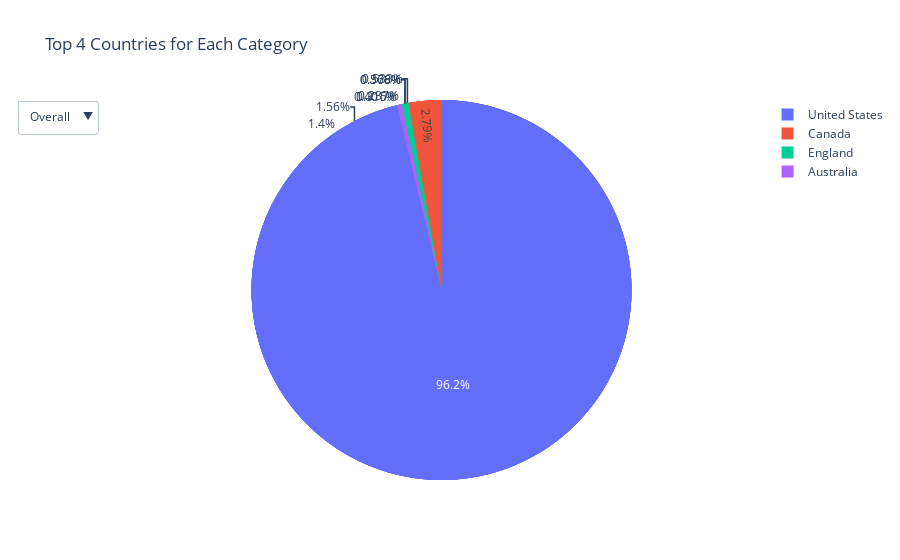

Here is the notebook cell this chart was saved with:
### Code cell
# interactive pie chart with plotly for top 5 countries for each category
# you can choose a category to show and display the top 5 countries for that category
# you can also choose to show all categories at once

# make the plot interactive
fig = go.Figure()

# define the colors for each country blue, red, yellow, green, purple
colors = ['#0000FF', '#FF0000', '#FFFF00', '#00FF00', '#800080']

fig.add_trace(go.Pie(
    labels=xpl_users_by_country_top10.index,
    values=xpl_users_by_country_top10["uid"].values,
    name='XPL'

))
fig.add_trace(go.Pie(
    labels=adv_users_by_country_top10.index,
    values=adv_users_by_country_top10["uid"].values,
    name='ADV'
))
fig.add_trace(go.Pie(
    labels=exp_users_by_country_top10.index,
    values=exp_users_by_country_top10["uid"].values,
    name='EXP'
))
fig.add_trace(go.Pie(
    labels=cfm_users_by_country_top10.index,
    values=cfm_users_by_country_top10["uid"].values,
    name='CFM'
))
fig.add_trace(go.Pie(
    labels=overall_users_by_country_top10.index,
    values=overall_users_by_country_top10["uid"].values,
    name='Overall'
))

# create a dropdown menu to choose which category to show (default is overall)
fig.update_layout(
    updatemenus=[
        dict(
            active=4,
            buttons=list([
                dict(label="XPL",
                        method="update",
                        args=[{"visible": [True, False, False, False, False]},
                            {"title": "Top 4 Countries for XPL"}]),
                dict(label="ADV",
                        method="update",
                        args=[{"visible": [False, True, False, False, False]},
                            {"title": "Top 4 Countries for ADV"}]),
                dict(label="EXP",
                        method="update",
                        args=[{"visible": [False, False, True, False, False]},
                            {"title": "Top 4 Countries for EXP"}]),
                dict(label="CFM",
                        method="update",
                        args=[{"visible": [False, False, False, True, False]},
                            {"title": "Top 4 Countries for CFM"}]),
                dict(label="Overall",
                        method="update",
                        args=[{"visible": [False, False, False, False, True]},
                            {"title": "Top 4 Countries for Overall"}]),
            ]), 
        )
    ])

fig.update_layout(title_text="Top 4 Countries for Each Category")

fig.show()

### Figure 1 — Plotly figure (JSON) as saved in the notebook; plotly's stock layout.template omitted (floating-point values rounded to 4 significant figures)
{"data": [{"labels": ["United States", "Canada", "England", "Australia"], "name": "XPL", "type": "pie", "values": [6820, 608, 192, 150]}, {"labels": ["United States", "Canada", "Australia", "England"], "name": "ADV", "type": "pie", "values": [5154, 388, 89, 80]}, {"labels": ["United States", "Canada", "England", "Australia"], "name": "EXP", "type": "pie", "values": [1633, 44, 9, 4]}, {"labels": ["United States", "Canada", "England", "Australia"], "name": "CFM", "type": "pie", "values": [5507, 165, 21, 18]}, {"labels": ["United States", "Canada", "England", "Australia"], "name": "Overall", "type": "pie", "values": [54957, 1593, 329, 229]}], "layout": {"title": {"text": "Top 4 Countries for Each Category"}, "updatemenus": [{"active": 4, "buttons": [{"args": [{"visible": [true, false, false, false, false]}, {"title": "Top 4 Countries for XPL"}], "label": "XPL", "method": "update"}, {"args": [{"visible": [false, true, false, false, false]}, {"title": "Top 4 Countries for ADV"}], "label": "ADV", "method": "update"}, {"args": [{"visible": [false, false, true, false, false]}, {"title": "Top 4 Countries for EXP"}], "label": "EXP", "method": "update"}, {"args": [{"visible": [false, false, false, true, false]}, {"title": "Top 4 Countries for CFM"}], "label": "CFM", "method": "update"}, {"args": [{"visible": [false, false, false, false, true]}, {"title": "Top 4 Countries for Overall"}], "label": "Overall", "method": "update"}]}]}}
